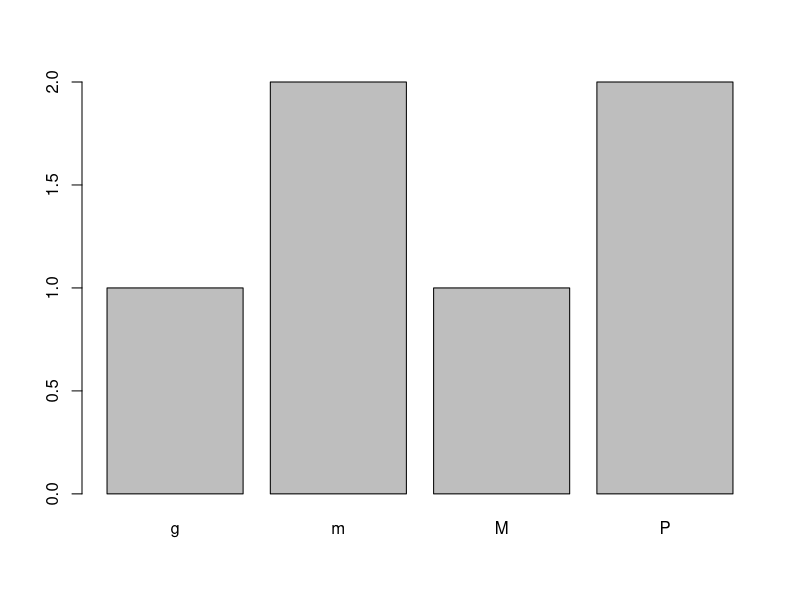
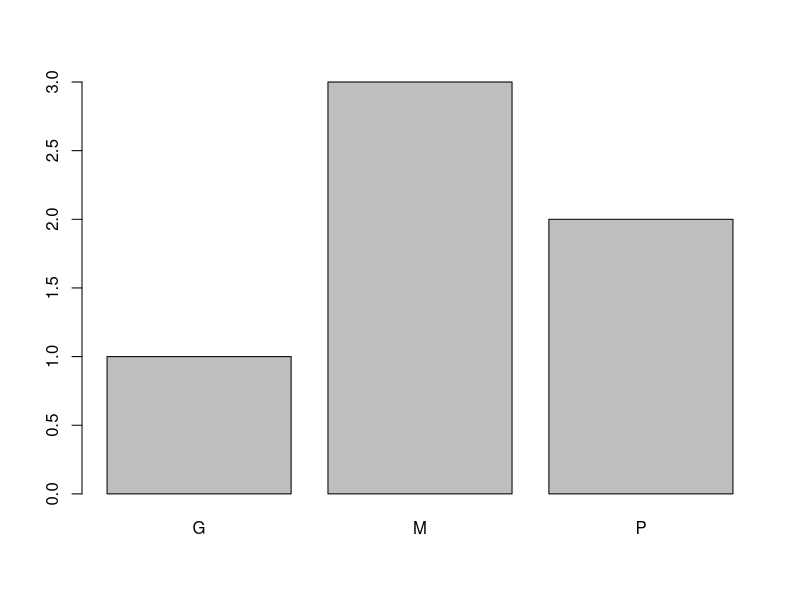
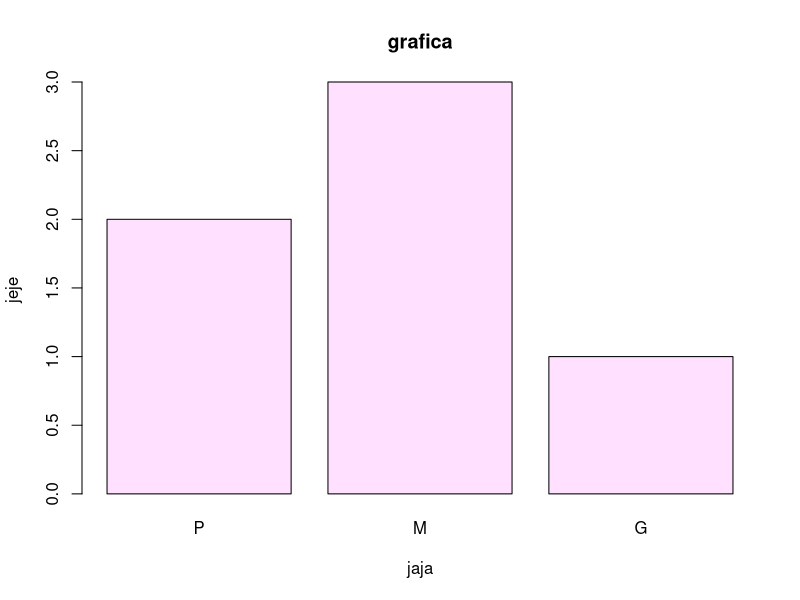

Recreate these plots in R, in order.
# WEEK 11 - day 1 DATATYPES


# Si necesitas informacion sobre una funcion
# ?(funcion)
# help(funcion)

ls() #lista de las variables 

##############
# VARIABLES  #
##############

## assignment operator
a <- 10 # el mas utilizado
b = TRUE
"hello" -> c

d <- 2.5
e <- 5L # La 'L' hace que el valor pase de 'double' a 'int'
f <- as.complex(-1)

## que tipo de variable es?

# rm() --> para eliminar variables del entorno
  
typeof(e)

is.numeric(d) #son númericos tanto los doubles como los integers

is.logical(b)

print(1/0)

#############
# VECTORES  #
#############

## CREAR VECTORES 

# crear vector caracter con nombre de peliculas
nombre_peliculas <- c("El diario de Noa", "Pocahontas", "Greenland", "Joker")

# crear vector numerico con puntuacion de las peliculas
puntuacion <- c(7.9,7.2,6.1,6.3)

# crear vector logico sobre si la pelicula es posterior a 2015
posterior_2005 <- c(FALSE,FALSE,TRUE,TRUE)

# poner nombre a un vector
some_vector <- c("Clara Piniella", "TA")
names(some_vector) <- c("Name", "Profession")

## OPERACIONES CON VECTORES

# sumar 2 a la puntuaciOn
puntuacion + 2

# dividir la puntuaciOn entre 2
puntuacion/2

# crear otro vector con mi puntuacion
puntuacion_de_clara <- seq(7,10)

# calcular diferencia entre puntuaciones
puntuacion_de_clara - puntuacion

# calcular la longitud del vector
length(puntuacion)

# calcular el promedio del vector puntuacion
mean(puntuacion)

## SUBCONJUNTO

## seleccion basada en posicion
# seleccionar la tercera pelIcula
nombre_peliculas[3]
nombre_peliculas

# seleccionar la primera y la última pelicula
nombre_peliculas[c(1,4)]

## seleccion basada en condicion logica (mascara)
## los operadores comparadores son iguales que en Python

###################################
# < for less than                 #
# > for greater than              #
# <= for less than or equal to    #
# >= for greater than or equal to #
# == for equal to each other      #
# != not equal to each other      #
###################################

# crear condicion logica
puntuacion_7 <- puntuacion < 7

# mostrar condicion para ver TRUE/FALSE
puntuacion_7 

# mostrar puntuaciones bajas
puntuacion[puntuacion_7]

# tambien
puntuacion[puntuacion < 7]

# mostrar nombres de peliculas con puntuaciones bajas
nombre_peliculas[puntuacion_7]

## ELIMINAR DATOS NULOS

# de un vector
nanes <- c(1, 2,NA,4,NA)

bad <- is.na(nanes)
bad
nanes[!bad]

otro_nanes <- c("a","b", NA, "p",NA)

# de mas de uno
good <- complete.cases(nanes, otro_nanes) # misma longitud
good

nanes[good]
otro_nanes[good]

## LOS VECTORES NO PUEDEN TENER OBJECTOS DE DIFERENTE TIPO

otro_vector <- c(1,2,5,"hola")
vector_log <- c(TRUE, 2) ### TRUE en R es tambien interpretado como 1 
ahora_vector <- vector("numeric", length = a) # valor por defecto 0

## pasar de un tipo a otro
as.character(ahora_vector)

#############
# FACTORES  #
#############

# crear vector de ventas
tallas <- c('m', 'g', 'P', 'P','m', 'M')

# intentar graficar
# error, son caracteres 
#plot(tallas)

## CREAR FACTORES

# crear factor de un vector
# cuenta cuantas veces se repite cada elemento
tallas_factor <- factor(tallas)

# graficar factor
plot(tallas_factor)

# mirar niveles de factor
levels(tallas_factor)

## RECODIFICAR FACTORES

# creando factor recodificado
tallas_recodificado <- factor(tallas,
                              levels = c("g", "m", "M", "P"),
                              labels = c("G", "M", "M", "P"))



# graficando ventas_recodificado
plot(tallas_recodificado)

## ORDENAR LOS NIVELES DE UN FACTOR

# ordenando niveles 
tallas_ordenado <- factor(tallas,
                          ordered = TRUE,
                          levels = c("P", "m", "M", "g"),
                          labels = c("P", "M", "M", "G"))


# viendo el orden en los niveles
summary(tallas_ordenado)


# graficando el factor ordenado
plot(tallas_ordenado,
     col='thistle1',
     xlab='jaja',
     ylab='jeje',
     main='grafica')

## EXTRA

survey_vector <- c("M", "F", "F", "M", "M")
factor_survey_vector <- factor(survey_vector)
levels(factor_survey_vector) <- c("Female", "Male")
factor_survey_vector

# generar un resumen del contenido del vector
summary(survey_vector)

# resumen del contenido del factor
summary(factor_survey_vector)

# saca la frecuencia de cada label
table(factor_survey_vector)

# convierte las labels a valores numericos
unclass(factor_survey_vector)


#############
# MATRICES  #
#############

## CREAR MATRICES

# crear vectores para las columnas de la matriz
warner <- c(20,20,16,17,17,22,17,18,19)
disney <- c(11,13,11,8,12,11,12,8,10)
fox <- c(18,15,15,15,16,17,15,13,11)

# creando matriz a partir de vectores
peliculas <- matrix(c(warner,disney,fox), nrow = length(warner), ncol = 3)

# imprimir matriz en consola
peliculas

# agregar nombres de columnas
colnames(peliculas)<- c("warner", "fox", "disney")

# agregar nombres de filas
rownames(peliculas)<-c('2010','2011','2012', '2013','2014', '2015', '2016', '2017','2018')

# imprimir matriz por segunda vez
peliculas

# dimensiones de la matriz
dim(peliculas)

# resumen estadístico
summary(peliculas)


## OPERACIONES ARITMETICAS CON MATRICES

# resta 5 a la matriz
peliculas - 5

# sumar matriz consigo misma
peliculas + peliculas

# crear la matriz matriz_18
matriz_18 <- matrix(1:18, nrow = 9, ncol = 3)
# no va a dar error pero rellena el resto de valores volviendo a empezar según el array

# añadir nombres a la matriz
dimnames(matriz_18) <- list(c("c", "d", "e", "f", "g", "h", "i", "j", "k"), c("a", "b", "c"))


# multiplicar la matriz por matriz_18
peliculas * matriz_18


## SUBCONJUNTOS DE UNA MATRIZ

# seleccionar un elemento de la matriz
peliculas[3,2]
peliculas["2012", "fox"]


# seleccionar mas de un elemento de la matriz
peliculas[c(3,2), c(2,3)]
peliculas[c(3,4), c("disney", "fox")]


# selecciona las tres primeras filas y las dos ultimas
peliculas[1:3,2:3]


# seleccionar una fila 
peliculas[3,]
peliculas["2010",]


# seleccionar una columna
peliculas[,"fox"]
peliculas[,2]


## EXTRA

# crear matriz 
ventas <- c(460.998, 314.4, 290.475, 247.900, 309.306, 165.8, 565.89, 78.98, 344.3, 590.99, 100.00, 345.67, 321.4, 890.99, 33.33, 789.12, 678.345)
ventas_worlwide <- matrix(ventas, nrow = 9, byrow = TRUE,
                           dimnames = list(c("Naranjas", "Peras", "Platanos", "Uvas", "Mangos", "Papaya", "Kiwis", "Ciruelas", "Tomates"), 
                                           c("US", "non-US")))

ventas_worlwide
# calcular el numero de ventas en US y fuera
worldwide_vector <- colSums(ventas_worlwide)

# concatenando dos matrices y un vector
big_matrix <- cbind(ventas_worlwide, peliculas, ventas[1:9])

data.frame(big_matrix)
data.matrix(big_matrix)

###############
# DATAFRAMES  #
###############

# utilizamos los vectores nombre_peliculas, puntuacion y posterior_2005

## CREAR DATAFRAME

# crear dataframe de vectores
peliculas_df <- data.frame(nombre_peliculas,
                           puntuacion, 
                           posterior_2005)

# mostrar los dos primeros filas del dataframe
head(peliculas_df, 2)

# cambiar nombre de dataframe
names(peliculas_df) <- c('NOMBRE','PUNTUACION','AFTER 2007')

# mostrar dataframe ahora (head y tail muestran 6 elementos)
head(peliculas_df)
tail(peliculas_df)

## SUBCONJUNTO 

# hacer un subset si la putnuacion de la pelicula es mayor a 7
subset(peliculas_df, PUNTUACION > 7)

# tambien
peliculas_df[peliculas_df$PUNTUACION > 7,]

# seleccionar un elemento del dataframe
peliculas_df[3,2]
peliculas_df[3,'PUNTUACION']


# seleccionar mas de un elemento del dataframe
peliculas_df[c(3,4), c(2,3)]
peliculas_df[c(3,2), c('PUNTUACION','AFTER 2007')]

# seleccionar una fila del dataframe
peliculas_df[1,]

# seleccionar una columna del dataframe
peliculas_df[,2]
peliculas_df[,'PUNTUACION']
peliculas_df$PUNTUACION

## ORDENAR DATAFRAME

# mostrar el dataframe
peliculas_df

# mostrar el indice de la columna de puntuacion con order
order(peliculas_df$PUNTUACION)

# esto hace lo mismo que lo de arriba
# funcion order (menor a mayor)
orden_m_m <- order(peliculas_df$PUNTUACION,
                   decreasing = FALSE)


# mostrar el dataframe ordenado
peliculas_df[orden_m_m,]

# funcion order (mayor a menor)
orden_lol <- order(peliculas_df$PUNTUACION,
                   decreasing = TRUE)


# mostrar el dataframe ordenado
peliculas_df[orden_lol,]

# guardar el dataframe ordenado
df_ordenado <- peliculas_df[orden_lol,]


## ELIMINAR DATOS NULOS

# airquality junto con mtcars, y otras, son datasets que 
# vienen incluidos en paquetes basicos de R,
# que se importan con la funcion data("el_nombre")
data("airquality")

head(airquality)

good_air <- complete.cases(airquality)

airquality[good_air,]


###########
# LISTAS  #
###########

# utilizamos nombre_peliculas, puntuacion, posterior_2005, warner, disney, fox, peliculas, peliculas_df

## CREAR UNA LISTA 

# crear lista con un vector y una matriz
lista_curso <- list(nombre_peliculas, peliculas)

# mostrar lista
lista_curso

# cambiar nombre de lista
names(lista_curso) <- c('vector', 'matriz')


# mostrar lista 
lista_curso

# para mostrar la estructura interna del objeto
str(lista_curso)

## SELECCIONAR ELEMENTOS DE UNA LISTA

# Seleccionar vector de la lista
lista_curso[['vector']]

# con $
lista_curso$vector

# Seleccionar el tercer elemento del vector de la lista
lista_curso[['vector']][3]

# Seleccionar fila 5 y columna 3 de la matriz de la lista
lista_curso[['matriz']][5,3]

## AGREGAR/ELIMINAR ELEMENTOS DE UNA LISTA

# agregar dataframe a lista
lista_curso[['data_frame']] <- peliculas_df 

# revisar que esta el dataframe
lista_curso

# eliminar un elemento de lista
lista_curso[['vector']] <- NULL

# revisar que no este el vector
lista_curso


## OTRAS FUNCIONES DE INTERES PARA LISTAS

li <- list(clara = TRUE,
           dio = "hello",
           int_vec = sort(rep(seq(8,2,by=-2),times=2))
           )

is.list(li)

is.list(otro_vector)

li2 <- as.list(otro_vector)

is.list(li2)

lista_doble <- append(li,rev(li))

str(rev(li))

# convierte la lista a vector
unlist(li)













